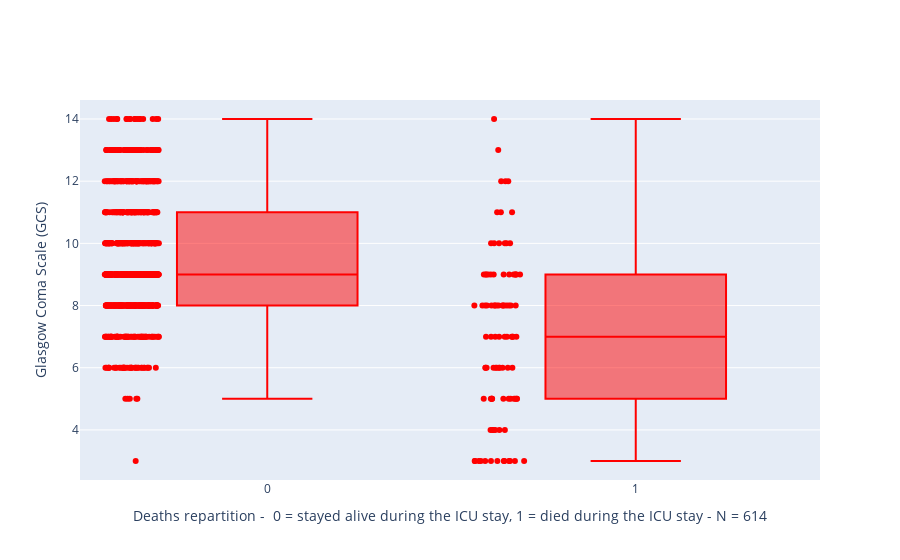

The code cell stored with this chart in its notebook:
### Code cell
fig = go.Figure()
fig.add_trace(go.Box( y = demographic['gcs'], x= demographic['death'], boxpoints='all', marker_color = 'red'))
fig.update_layout(xaxis_title='Deaths repartition -  0 = stayed alive during the ICU stay, 1 = died during the ICU stay - N = 614', yaxis_title = "Glasgow Coma Scale (GCS)")

### Figure 1 — Plotly figure (JSON) as saved in the notebook; plotly's stock layout.template omitted (floating-point values rounded to 4 significant figures; data arrays with more than 128 entries replaced by an {"elided": "..."} marker saying what was removed)
{"data": [{"boxpoints": "all", "marker": {"color": "red"}, "type": "box", "x": {"elided": "949 int values"}, "y": {"elided": "949 int values"}}], "layout": {"xaxis": {"title": {"text": "Deaths repartition -  0 = stayed alive during the ICU stay, 1 = died during the ICU stay - N = 614"}}, "yaxis": {"title": {"text": "Glasgow Coma Scale (GCS)"}}}}
